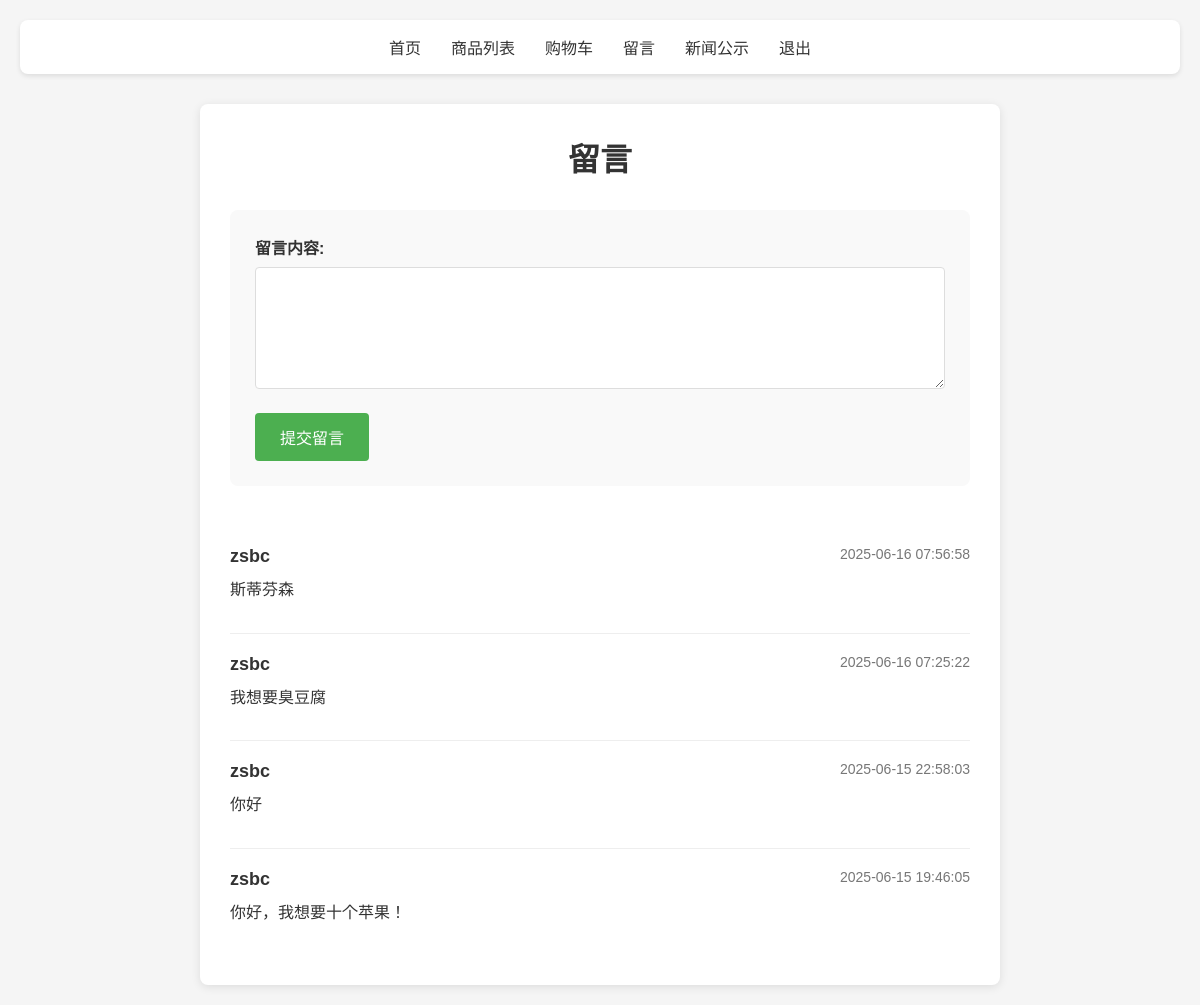
The page /message.php (signed in) on the database its author committed.
### tables this page shows
CREATE TABLE `messages` (
  `id` int(10) unsigned NOT NULL AUTO_INCREMENT,
  `user_id` int(10) unsigned NOT NULL,
  `content` text NOT NULL,
  `created_at` timestamp NOT NULL DEFAULT CURRENT_TIMESTAMP,
  `status` tinyint(4) DEFAULT '0',
  PRIMARY KEY (`id`),
  KEY `user_id` (`user_id`),
  CONSTRAINT `messages_ibfk_1` FOREIGN KEY (`user_id`) REFERENCES `users` (`id`)
);

CREATE TABLE `users` (
  `id` int(10) unsigned NOT NULL AUTO_INCREMENT,
  `name` varchar(50) NOT NULL,
  `email` varchar(100) NOT NULL,
  `password` varchar(100) NOT NULL,
  `role` varchar(20) DEFAULT 'user',
  `created_at` timestamp NOT NULL DEFAULT CURRENT_TIMESTAMP,
  `updated_at` timestamp NULL DEFAULT NULL ON UPDATE CURRENT_TIMESTAMP,
  PRIMARY KEY (`id`),
  UNIQUE KEY `email` (`email`)
);

### message.php (the view, shortened to what this page needs)
<?php
include 'config.php';
$messages = $conn->query("SELECT m.*, u.name AS user_name FROM messages m JOIN users u ON m.user_id = u.id WHERE m.status = 1 ORDER BY m.created_at DESC");
?>
<!DOCTYPE html>
<html>
<head>
</head>
<body>
    <header>
        <nav>
            <ul>
                <li><a href="index.php">首页</a></li>
                <li><a href="products.php">商品列表</a></li>
                <li><a href="cart.php">购物车</a></li>
                <li><a href="message.php">留言</a></li>
                <li><a href="news.php">新闻公示</a></li>
				<li><a href="logout.php">退出</a></li>
            </ul>
        </nav>
    </header>
    <main class="container">
        <h1>留言</h1>
        <form method="post" class="message-form">
            <div class="form-group">
                <label for="message">留言内容:</label>
                <textarea id="message" name="message" rows="5" required></textarea>
            </div>
            <button type="submit" name="submit_message" class="submit-btn">提交留言</button>
        </form>
        <div class="messages-list">
            <?php if ($messages->num_rows > 0): ?>
                <?php while ($message = $messages->fetch_assoc()): ?>
                    <div class="message-item">
                        <div class="message-header">
                            <h3><?php echo htmlspecialchars($message['user_name']); ?></h3>
                            <span class="message-time"><?php echo $message['created_at']; ?></span>
                        </div>
                        <div class="message-content">
                            <?php echo htmlspecialchars($message['content']); ?>
                        </div>
                    </div>
                <?php endwhile; ?>
            <?php else: ?>
                <p style="text-align: center; padding: 30px 0; color: #777;">暂无留言。</p>
            <?php endif; ?>
        </div>
    </main>
</body>
</html>

### message.php (style rules this page uses)
* { margin: 0; padding: 0; box-sizing: border-box; font-family: 'Arial', sans-serif; }
body { background-color: #f5f5f5; padding: 20px; }
.container { max-width: 800px; margin: 0 auto; background-color: #fff; padding: 30px; border-radius: 8px; box-shadow: 0 2px 10px rgba(0, 0, 0, 0.1); }
header { background-color: #fff; padding: 15px 20px; box-shadow: 0 2px 5px rgba(0, 0, 0, 0.1); margin-bottom: 30px; border-radius: 8px; }
nav ul { display: flex; list-style: none; justify-content: center; }
nav ul li { margin: 0 15px; }
nav ul li a { text-decoration: none; color: #333; font-weight: 500; transition: color 0.3s; }
h1 { text-align: center; margin-bottom: 30px; color: #333; }
.message-form { background-color: #f9f9f9; padding: 25px; border-radius: 8px; margin-bottom: 30px; }
.form-group { margin-bottom: 20px; }
.form-group label { display: block; margin-bottom: 8px; font-weight: 600; color: #333; }
.form-group textarea { width: 100%; padding: 15px; border: 1px solid #ddd; border-radius: 4px; resize: vertical; min-height: 120px; font-size: 16px; transition: border-color 0.3s; }
.submit-btn { padding: 12px 25px; background-color: #4CAF50; color: white; border: none; border-radius: 4px; cursor: pointer; font-size: 16px; transition: background-color 0.3s; }
.messages-list { margin-top: 40px; }
.message-item { border-bottom: 1px solid #eee; padding: 20px 0; }
.message-item:last-child { border-bottom: none; }
.message-header { display: flex; justify-content: space-between; margin-bottom: 10px; }
.message-header h3 { margin: 0; font-size: 18px; color: #333; }
.message-time { color: #777; font-size: 14px; }
.message-content { margin-bottom: 10px; line-height: 1.6; color: #333; }

### rows shown on the page
messages: user.name "zsbc", created_at "2025-06-16 07:56:58", content "斯蒂芬森"
messages: user.name "zsbc", created_at "2025-06-16 07:25:22", content "我想要臭豆腐"
messages: user.name "zsbc", created_at "2025-06-15 22:58:03", content "你好"
messages: user.name "zsbc", created_at "2025-06-15 19:46:05", content "你好，我想要十个苹果！"
